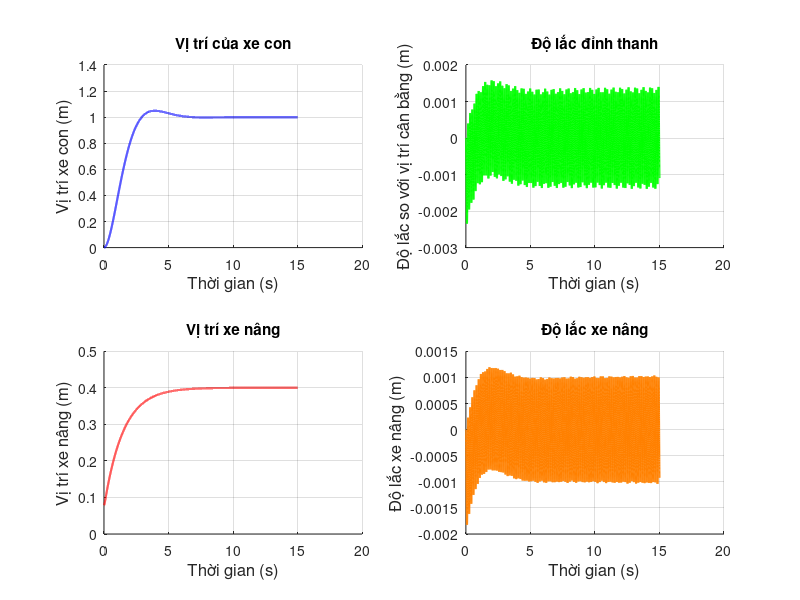
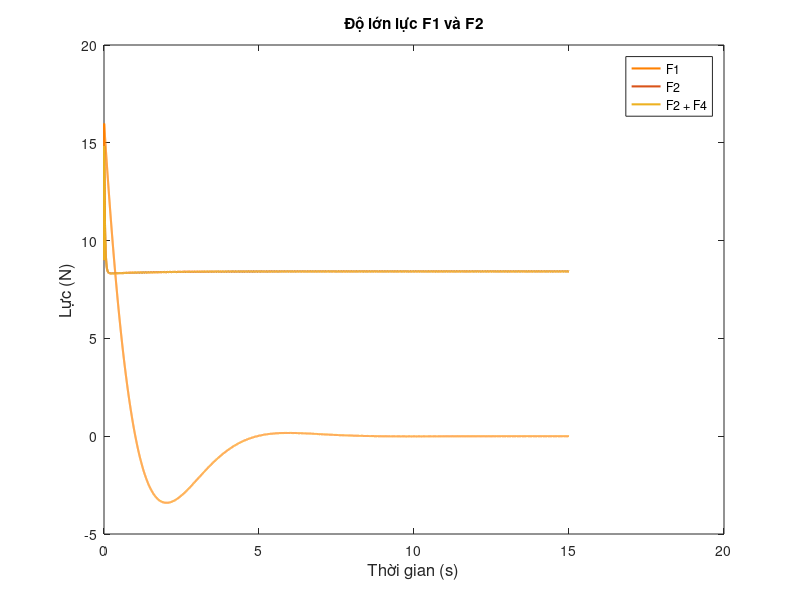

These figures' MATLAB source, in order:
clc;
close all;
clear;

% Cờ để thay đổi giữa các bộ điều khiển
% flag = 0: Không điều khiển; flag = 1: PID; flag = 2: CLF; flag = 3: CBF
flag = 1;

%--------------------------------------------------------------------------
%    Mô phỏng chuyển động của dầm Euler - Bernoulli trong mô hình SMC
%--------------------------------------------------------------------------

% Thiết lập các thông số cho dầm
L = 0.63; EI = 0.5; rho_A = 0.297;
% Các vật nặng 
mw = 13.1; mk = 0.04; mh = 0.86; g = 9.81;

% Thiết lập thông số không gian và thời gian
n = 9; r = 15000;
tmax = 15;
delta_Y = L/(n - 1); % Bước không gian
delta_t = tmax/(r - 1); % Bước thời gian

%--------------------------------------------------------------------------
%             Thông số bộ điều khiển CLF (Điều khiển vị trí)
%--------------------------------------------------------------------------
% Xe con
alpha_1R = 15; gamma = 25; 

% Xe nâng
kn_R = 1;
%--------------------------------------------------------------------------
%           Thông số bộ điều khiển CBF (Đảm bảo an toàn)
%--------------------------------------------------------------------------
% Xe con
alpha_1B = 15; kmax = 2*10^-3; alpha_3 = 0.01; k3 = 30; 
k0 = 10; kc = 0.001;

% Xe nâng
kn_B = 1;
%--------------------------------------------------------------------------
%                            Bộ thông số PID
%--------------------------------------------------------------------------
I = 0; % Khởi tạo giá trị tính tích phân
kp1 = 16; kd1 = 20; % Hệ số 2 khâu PD cho xe con
kp2 = 20; kd2 = 30; % Hệ số 2 khâu PD cho xe nâng

% Khởi tạo ma trận để lưu giá trị
w = zeros(n,r);
x3 = zeros(1,r); % Độ lắc của thanh tại x2 (x3)
dx2dt_2 = zeros(1,r); % Vị trí của xe nâng (x2)
% Vị trí ban đầu của xe nâng
x2 = 2; 
dx2dt_2(1:3) = delta_Y;

% Lực tác động vào xe con
F1 = zeros(1,r);
F1(1:r) = 10;

% Lực tác động vào xe nâng
F2 = zeros(1,r);
F2(1:r) = 9;

% Lực nhiễu
F3 = zeros(1,r);
% F3(3000:3200) = 10;
F4 = zeros(1,r);
% F4(3000:3100) = -1;

x1_set = 1; % Giá trị đặt xe con
x2_set = 0.4; % Giá trị đặt xe nâng

%--------------------------------------------------------------------------
for j = 3:(r - 1)
    wyyy0 = (w(3,j) - 2*w(2,j) + w(1,j))/(2*delta_Y^3);
    S2 = (F1(j + 1) + F3(j + 1) - EI*wyyy0)/mw;
    w(1,j + 1) = 2*w(1,j) - w(1,j - 1) + delta_t^2*S2; % 5b
    for i = 3:(n - 2)
        % Đạo hàm theo Y
        wyyyy = (w(i + 2,j) - 4*w(i + 1,j) + 6*w(i,j) - 4*w(i - 1,j) + w(i - 2,j));
        S1 = (-EI/(rho_A*delta_Y^4))*wyyyy;
        S4 = (-EI/(mh*delta_Y^3))*wyyyy;

        % Độ lắc của thanh
        if dx2dt_2(j + 1) ~= x2
            w(i,j + 1) = 2*w(i,j) - w(i,j - 1) + delta_t^2*S1; % 5a
            x3(j + 1) = w(i,j + 1) - w(1,j + 1);
        else
            w(i,j + 1) = 2*w(i,j) - w(i,j - 1) + delta_t^2*S4; % 5d
            x3(j + 1) = w(i,j + 1) - w(1,j + 1);
        end

        % Chuyển động của xe nâng
        dx3dt_2 = (x3(j) - 2*x3(j - 1) + x3(j - 2))/(2*delta_t^2);
        wyx2 = (w(x2 + 1,j - 1) - w(x2 - 1,j - 1))/(2*delta_Y^2);
        dx2dt_2(j + 1) = 2*dx2dt_2(j) - dx2dt_2(j - 1) + (F2(j + 1) ...
                         + F4(j) - mh*g - mh*dx3dt_2*wyx2)/mh*delta_t^2; % 5c
        % Cập nhật vị trí x2
        if dx2dt_2(j + 1) < delta_Y
            x2 = 2;
            dx2dt_2(j + 1) = delta_Y;
        elseif dx2dt_2(j + 1) > L - delta_Y
            x2 = n - 1;
            dx2dt_2(j + 1) = L - delta_Y;
        else
            x2 = ceil(dx2dt_2(j + 1)/delta_Y);
        end
    end
    wyyyl = (-2*w(n,j) + 3*w(n - 1,j) - w(n - 2,j))/(2*delta_Y^3);
    S3 = (EI/mk)*wyyyl;
    w(2,j + 1) = w(1,j + 1);
    w(n,j + 1) = 2*w(n,j) - w(n,j - 1) + delta_t^2*S3; % 5e
    w(n - 1,j + 1) = (w(n,j + 1) + w(n - 2,j + 1))/2;
%--------------------------------------------------------------------------
%                  Bộ điều khiển PID cho xe con và xe nâng
%--------------------------------------------------------------------------
    if flag == 1
        % Xe con
        F1(j + 2) = kp1*(x1_set - w(1,j + 1)) + kd1*(w(1,j) - w(1,j + 1))/delta_t;
    
        % Xe nâng
        F2(j + 2) = mh*g + kp2*(x2_set - dx2dt_2(j + 1)) + kd2*(dx2dt_2(j) ...
                    - dx2dt_2(j + 1))/delta_t;
    end
%--------------------------------------------------------------------------
%                             Bộ điều khiển CLF
%--------------------------------------------------------------------------
    if flag == 2
        % Xe con
        wy0 = (w(1,j + 1) - w(1,j - 1))/(2*delta_t);
        F1(j + 2) = -alpha_1R*(w(1,j + 1) - x1_set) - gamma*wy0;

        % Xe nâng
        wyx2 = (w(x2 + 1,j + 1) - w(x2,j + 1))/delta_Y;
        dx2dt = (dx2dt_2(j + 1) - dx2dt_2(j - 1))/delta_t;
        F2(j + 2) = mh*g + mh*dx3dt_2*wyx2 - (dx2dt_2(j + 1) - x2_set) - kn_R*dx2dt;
    end
%--------------------------------------------------------------------------
%                            Bộ điều khiển CBF
%--------------------------------------------------------------------------
    if flag == 3
        % Xe con
        z = w(n,j + 1) - w(1,j + 1);
        if abs(z) < kmax
            wy0 = (w(1,j + 1) - w(1,j - 1))/(2*delta_t);
            coef = kc/(kmax^2 - z^2)*log(10);
            F1(j + 2) = -alpha_1B*(w(1,j + 1) - x1_set) - gamma*wy0 ...
                        - coef*kmax*k0*wy0 - coef*kmax;
        else
            disp('CBF không duy trì điều kiện an toàn');
        end
        
        % Xe nâng
        wyx2 = (w(x2 + 1,j + 1) - w(x2,j + 1))/delta_Y;
        dx2dt = (dx2dt_2(j + 1) - dx2dt_2(j - 1))/delta_t;
        F2(j + 2) = mh*g + mh*dx3dt_2*wyx2 - (dx2dt_2(j + 1) - x2_set) - kn_B*dx2dt;
    end
end
%--------------------------------------------------------------------------

% Khởi tạo giá trị để mô phỏng
t_tr = linspace(0,tmax,r);

% Vẽ đồ thị
figure(1) % Đồ thị vị trí và dao động
subplot(2,2,1);
grid on;
hold on;
plot(t_tr,w(1,:),'b','LineWidth',1.5);
title({'Vị trí của xe con'});
ylabel('Vị trí xe con (m)','FontSize',12);
xlabel('Thời gian (s)','FontSize',12);

subplot(2,2,2);
grid on;
hold on;
plot(t_tr,w(n,:) - w(1,:),'g','LineWidth',1.5); % Vị trí tương đối của mk so với xe con
title({'Độ lắc đỉnh thanh'});
ylabel('Độ lắc so với vị trí cân bằng (m)','FontSize',12);
xlabel('Thời gian (s)','FontSize',12);

subplot(2,2,3);
grid on;
hold on;
plot(t_tr,dx2dt_2,'r','LineWidth',1.5);
title({'Vị trí xe nâng'});
ylabel('Vị trí xe nâng (m)','FontSize',12);
xlabel('Thời gian (s)','FontSize',12);

subplot(2,2,4);
grid on;
hold on;
plot(t_tr,x3,'Color',[1 0.5 0],'LineWidth',1.5);
title({'Độ lắc xe nâng'});
ylabel('Độ lắc xe nâng (m)','FontSize',12);
xlabel('Thời gian (s)','FontSize',12);

figure(2) % Lực F1 và F2
grid on;
plot(t_tr,F1(1:r),'Color',[1 0.5 0],'LineWidth',1.5);
hold on;
plot(t_tr,F2(1:r),'LineWidth',1.5);
hold on;
plot(t_tr,F2(1:r) + F4(1:r),'LineWidth',1.5);
legend('F1','F2','F2 + F4');
title({'Độ lớn lực F1 và F2'});
ylabel('Lực (N)','FontSize',12);
xlabel('Thời gian (s)','FontSize',12);

% Đồ thị dao động 3D
% n1 = 2; r1 = 1000;
% wg = zeros(n1,r1);
% rn1 = n/n1; rr1 = r/r1;
% for i = 1:n1
%     for j = 1:r1
%         wg(i,j) = w(rn1*i - (rn1 - 1), rr1*j - (rr1 - 1));
%     end
% end
% xc = (wg - wg(1,:))*100000;
% xc1 = xc';
% 
% figure('Position', [700 100 600 300]);
% set(gca, 'FontName', 'Times New Roman', 'FontSize', 9);
% [X, Y] = meshgrid(0:(tmax/(r1 - 1)):tmax,0:(L/(n1 - 1)):L);
% meshc(Y,X,xc);
% % ylabel('t(s)');
% % xlabel('Y(m)');
% % zlabel('ω(Y,t)(mm)');
% 
% ylabel('$t$(s)', 'Interpreter', 'latex', 'FontSize',9);
% xlabel('$Y$(m)', 'Interpreter', 'latex', 'FontSize',9);
% zlabel('$\omega(Y,t)$(mm)', 'Interpreter', 'latex', 'FontSize',9);
% view(65,10);
% axis([0 0.6 0 10 -40 40])

